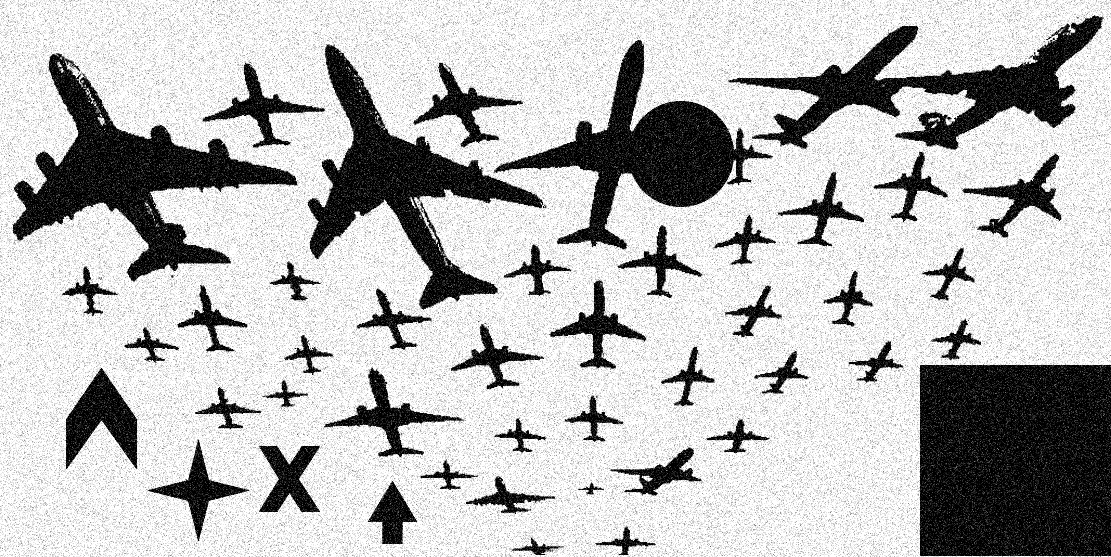
#> input picture planes.png, 1111 x 557 px
$ jupyter execute --allow-errors ACV_HW5.ipynb
#> lines starting #> are read from the running program, lines starting #| are printed output that depends on the picture; after the words box and inside, x2 and y2 are one past the last pixel; in counts of white or black regions, pixels touching at a corner belong together
Afshin Karimi <br>
Student No: 99210431 <br>
Solutions of HW5

### Problem 1: Template Matching

[cell 1]
import numpy as np
import cv2
from matplotlib import pyplot as plt
from google.colab.patches import cv2_imshow

img_planes = cv2.imread("planes.png")
#> img_planes is the input picture: shape (557, 1111, 3); min 0, max 255, mean 185.6
img_planes = cv2.cvtColor(img_planes,cv2.COLOR_BGR2RGB)
imggray_planes = cv2.cvtColor(img_planes,cv2.COLOR_BGR2GRAY)

[cell 2]
# Part a : Edge Detection

edges = cv2.Canny(img_planes,250,500)
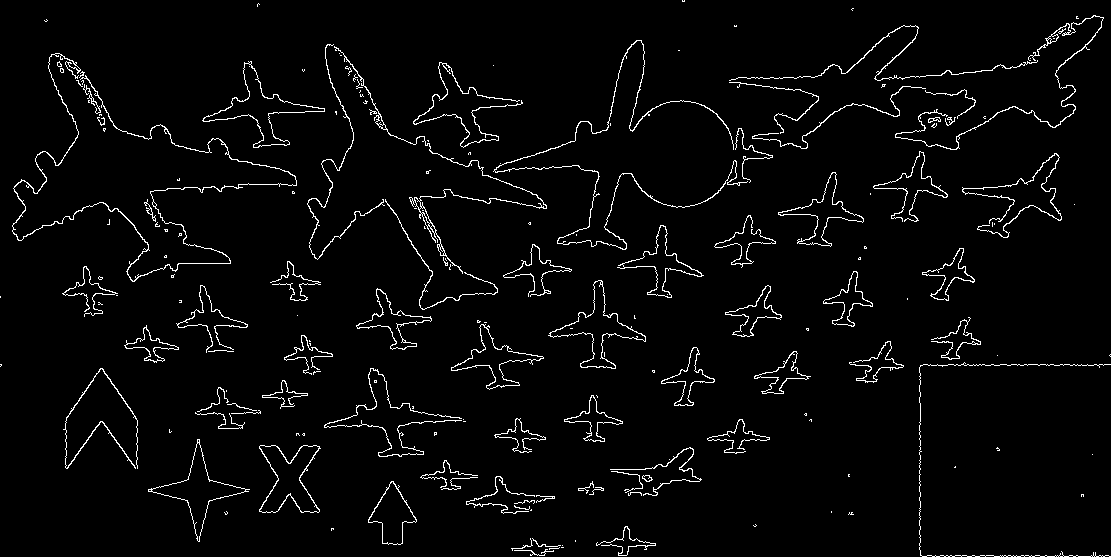
#> edges: shape (557, 1111); 3.2% white in thin lines or dots

fig = plt.gcf()
fig.set_size_inches(18, 10)
plt.subplot(121),plt.imshow(img_planes,cmap = 'gray')
plt.title('Original Image'), plt.xticks([]), plt.yticks([])
plt.subplot(122),plt.imshow(edges,cmap = 'gray')
plt.title('Edge Image'), plt.xticks([]), plt.yticks([])
plt.show()
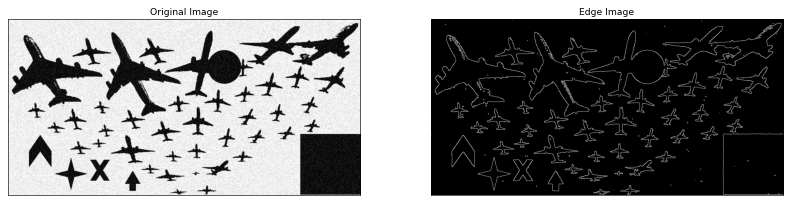
#> figure drawn by matplotlib, 2 panels

[cell 3]
# Part a : Contours detection

# create a binary thresholded image
_, binary = cv2.threshold(imggray_planes, 150, 300, cv2.THRESH_BINARY_INV)
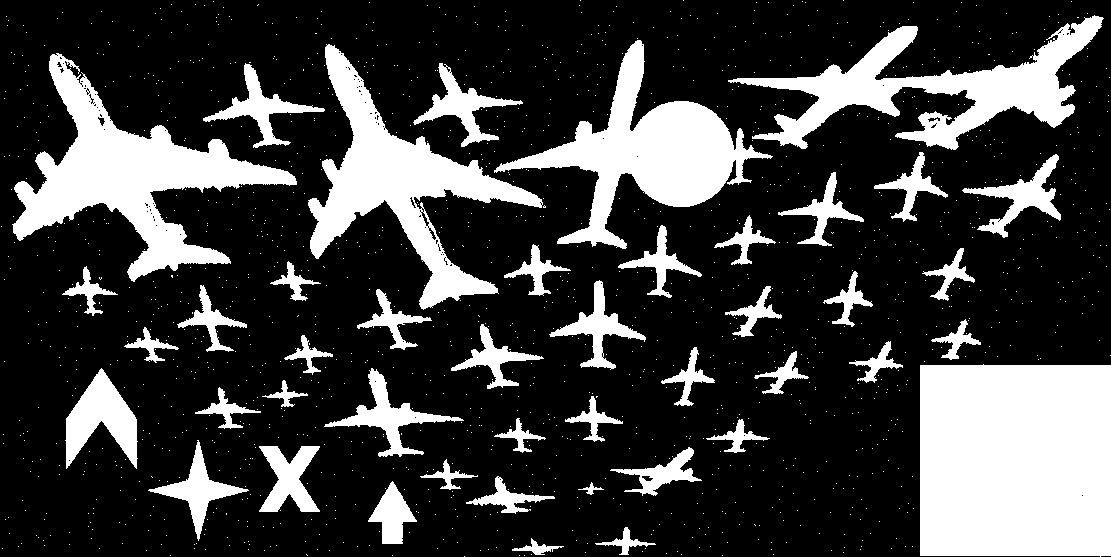
#> binary: shape (557, 1111); 24.5% white; 1499 white regions (1455 under 20 px)

# find the contours from the thresholded image
contours, hierarchy = cv2.findContours(binary, cv2.RETR_TREE, cv2.CHAIN_APPROX_SIMPLE)
#> contours = 1626 contours, 1575 with area under 20; largest, box (x1, y1, x2, y2) and area: (920, 364, 1111, 557) 36102, (12, 53, 297, 282) 19464, (308, 44, 543, 310) 16676, (494, 40, 773, 249) 16258, (728, 15, 1104, 150) 15030
# draw all contours
image = cv2.drawContours(img_planes, contours, -1, (0, 255, 0), 2)
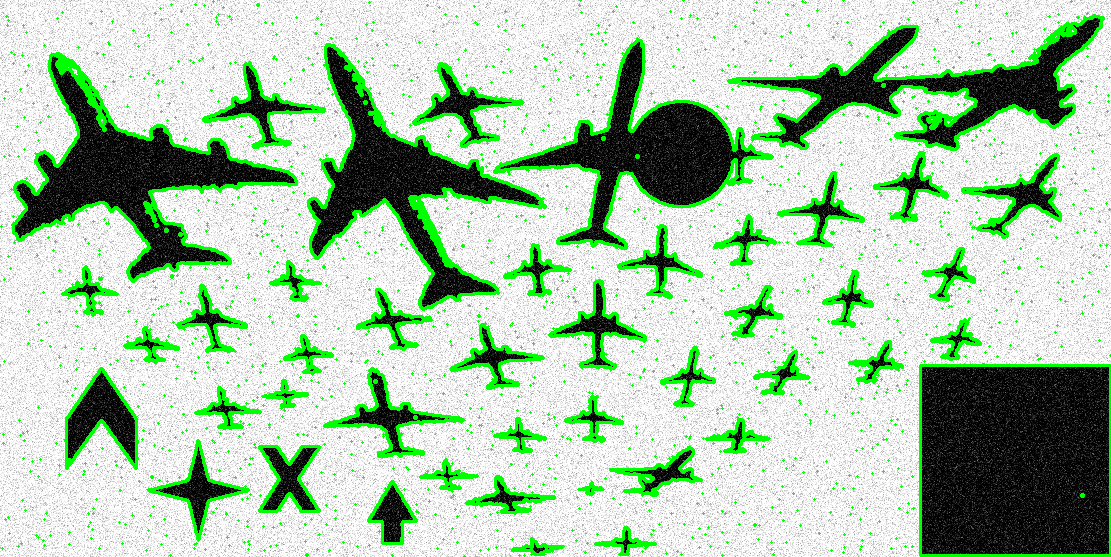
#> image: shape (557, 1111, 3); mean R, G, B 173.5, 200, 173.5

fig = plt.gcf()
fig.set_size_inches(18, 10)
plt.subplot(121),plt.imshow(binary,cmap = 'gray')
plt.title('Original Image'), plt.xticks([]), plt.yticks([])
plt.subplot(122),plt.imshow(image,cmap = 'gray')
plt.title('Contour Image'), plt.xticks([]), plt.yticks([])
plt.show()

[cell 4]
# Part b : Compute the distance transform

def distance_transform(img):
   w, h = img.shape
#> w = 557; h = 1111
   dt = np.zeros((w,h), np.uint32)
   # Forward pass
   x = 0
   y = 0
   if img[x,y] == 0:
      dt[x,y] = 65535 # some large value
   for x in range(1, w):
      if img[x,y] == 0:
         dt[x,y] = 3 + dt[x-1,y]
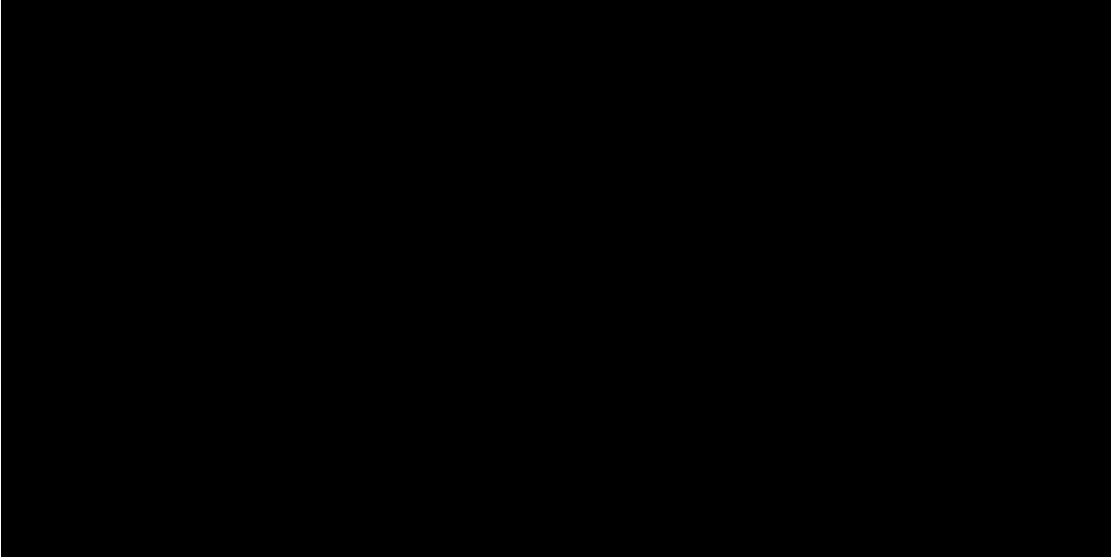
#> dt: shape (557, 1111) uint32; min 0, max 67203, mean 59.7; drawn with min black and max white
   for y in range(1, h):
      x = 0
      if img[x,y] == 0:
         dt[x,y] = min(3 + dt[x,y-1], 4 + dt[x+1,y-1])
      for x in range(1, w-1):
         if img[x,y] == 0:
            dt[x,y] = min(4 + dt[x-1,y-1], 3 + dt[x,y-1], 4 + dt[x+1,y-1], 3 + dt[x-1,y])
      x = w-1
      if img[x,y] == 0:
         dt[x,y] = min(4 + dt[x-1,y-1], 3 + dt[x,y-1], 3 + dt[x-1,y])
   # Backward pass
   for x in range(w-2, -1, -1):
      y = h-1
      if img[x,y] == 0:
         dt[x,y] = min(dt[x,y], 3 + dt[x+1,y])
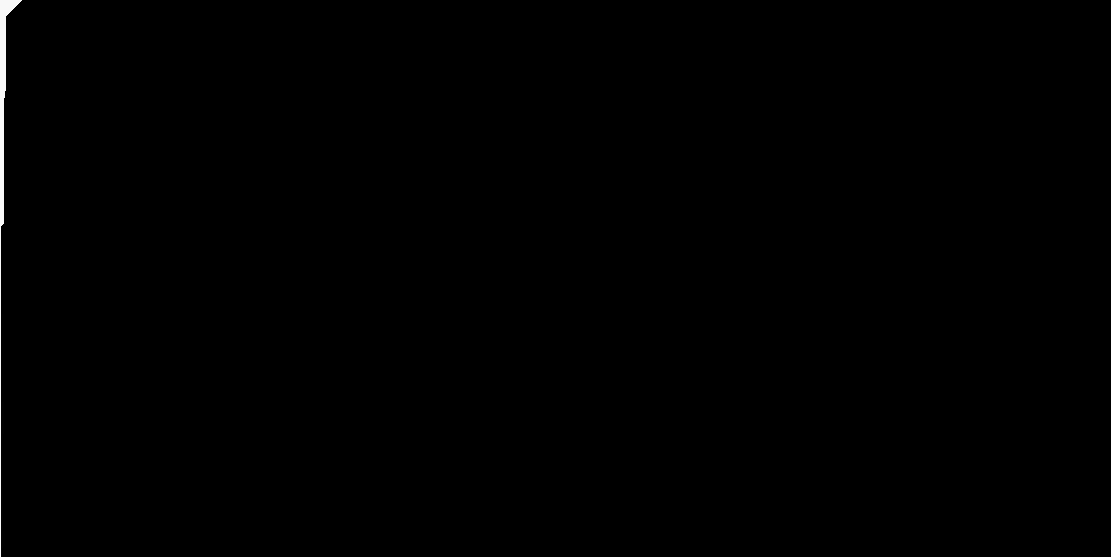
#> dt: shape (557, 1111) uint32; min 0, max 67203, mean 193.5; drawn with min black and max white
   for y in range(h-2, -1, -1):
      x = w-1
      if img[x,y] == 0:
         dt[x,y] = min(dt[x,y], 3 + dt[x,y+1], 4 + dt[x-1,y+1])
      for x in range(1, w-1):
         if img[x,y] == 0:
            dt[x,y] = min(dt[x,y], 4 + dt[x+1,y+1], 3 + dt[x,y+1], 4 + dt[x-1,y+1], 3 + dt[x+1,y])
      x = 0
      if img[x,y] == 0:
         dt[x,y] = min(dt[x,y], 4 + dt[x+1,y+1], 3 + dt[x,y+1], 3 + dt[x+1,y])
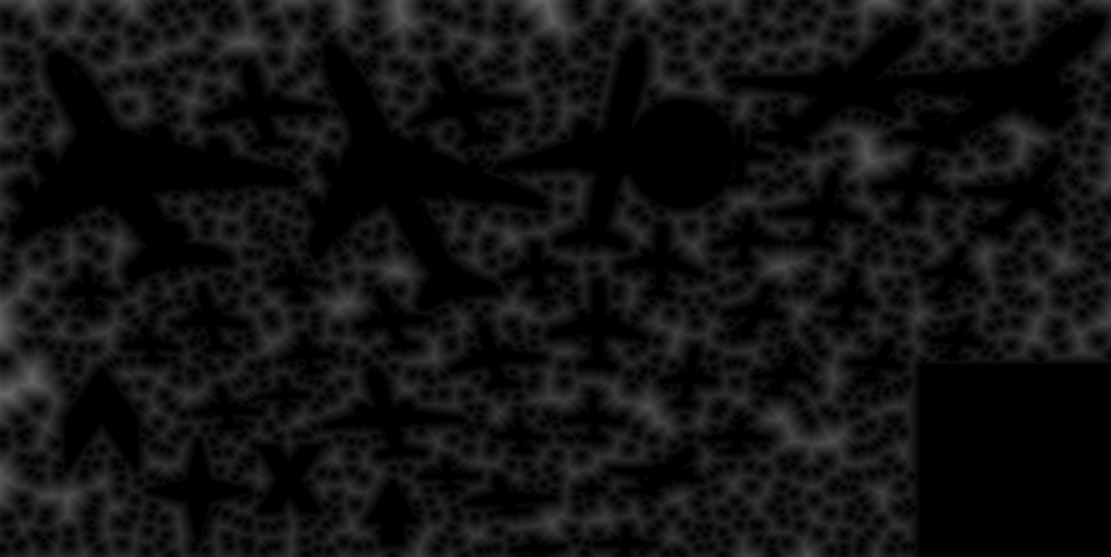
#> dt: shape (557, 1111) uint32; min 0, max 103, mean 17.4
   return dt

result = distance_transform(binary)
print("Part b : Compute the distance transform: \n")
print(f"\n {result}")
#> (printed output is left out)

Chamfer Distance Formula:

[cell 5]
# Part c
from scipy import ndimage

templates = []
chamfer_distance=[]
#> (the rest of this cell did not finish here and is left out)

[cell 6]
# Part d & e & f
import time
tic = time.clock()


templates = []
THRESHOLD = 0.28
for i in range(18):
  template=cv2.imread(f"template{i+1}.png",0)
  templates.append(template)

detections = []
#> detections = []
#> (the rest of this cell did not finish here and is left out)

### Problem 2: ICP Algorithm

[cell 7]
# Part a

import numpy as np
from sklearn.neighbors import NearestNeighbors


def best_fit_transform(A, B):
    '''
    Calculates the least-squares best-fit transform that maps corresponding points A to B in m spatial dimensions
    '''

    assert A.shape == B.shape

    # get number of dimensions
    m = A.shape[1]

    # translate points to their centroids
    centroid_A = np.mean(A, axis=0)
    centroid_B = np.mean(B, axis=0)
    AA = A - centroid_A
    BB = B - centroid_B

    # rotation matrix
    H = np.dot(AA.T, BB)
    U, S, Vt = np.linalg.svd(H)
    R = np.dot(Vt.T, U.T)

    # special reflection case
    if np.linalg.det(R) < 0:
       Vt[m-1,:] *= -1
       R = np.dot(Vt.T, U.T)

    # translation
    t = centroid_B.T - np.dot(R,centroid_A.T)

    # homogeneous transformation
    T = np.identity(m+1)
    T[:m, :m] = R
    T[:m, m] = t

    return T, R, t


def nearest_neighbor(src, dst):
    '''
    Find the nearest (Euclidean) neighbor in dst for each point in src
    '''

    assert src.shape == dst.shape

    neigh = NearestNeighbors(n_neighbors=1)
    neigh.fit(dst)
    distances, indices = neigh.kneighbors(src, return_distance=True)
    return distances.ravel(), indices.ravel()


def icp(A, B, init_pose=None, max_iterations=20, tolerance=0.001):
    '''
    The Iterative Closest Point method: finds best-fit transform that maps points A on to points B
    '''

    assert A.shape == B.shape

    # get number of dimensions
    m = A.shape[1]

    # make points homogeneous, copy them to maintain the originals
    src = np.ones((m+1,A.shape[0]))
    dst = np.ones((m+1,B.shape[0]))
    src[:m,:] = np.copy(A.T)
    dst[:m,:] = np.copy(B.T)

    # apply the initial pose estimation
    if init_pose is not None:
        src = np.dot(init_pose, src)

    prev_error = 0

    for i in range(max_iterations):
        # find the nearest neighbors between the current source and destination points
        distances, indices = nearest_neighbor(src[:m,:].T, dst[:m,:].T)

        # compute the transformation between the current source and nearest destination points
        T,R,_ = best_fit_transform(src[:m,:].T, dst[:m,indices].T)

        # update the current source
        src = np.dot(T, src)

        # check error
        mean_error = np.mean(distances)
        if np.abs(prev_error - mean_error) < tolerance:
            break
        prev_error = mean_error

    # calculate final transformation
    T,R,_ = best_fit_transform(A, src[:m,:].T)

    return T, distances, i , R

pc1 = np.load("pc1.npy")
#> (reads pc1.npy from the repository)
pc2 = np.load("pc2.npy")
#> (reads pc2.npy from the repository)

T , distances, i , R1 = icp(pc1,pc2)
print("Part a Solution \n")
print(f"Rotaton Matrix : \n {R1} \n")
print(f"Final homogeneous transformation that maps A on to B : \n {T} \n")
print(f"Euclidean distances (errors) of the nearest neighbor : \n {distances} \n")
print(f"Number of iterations to converge : \n {i}")
